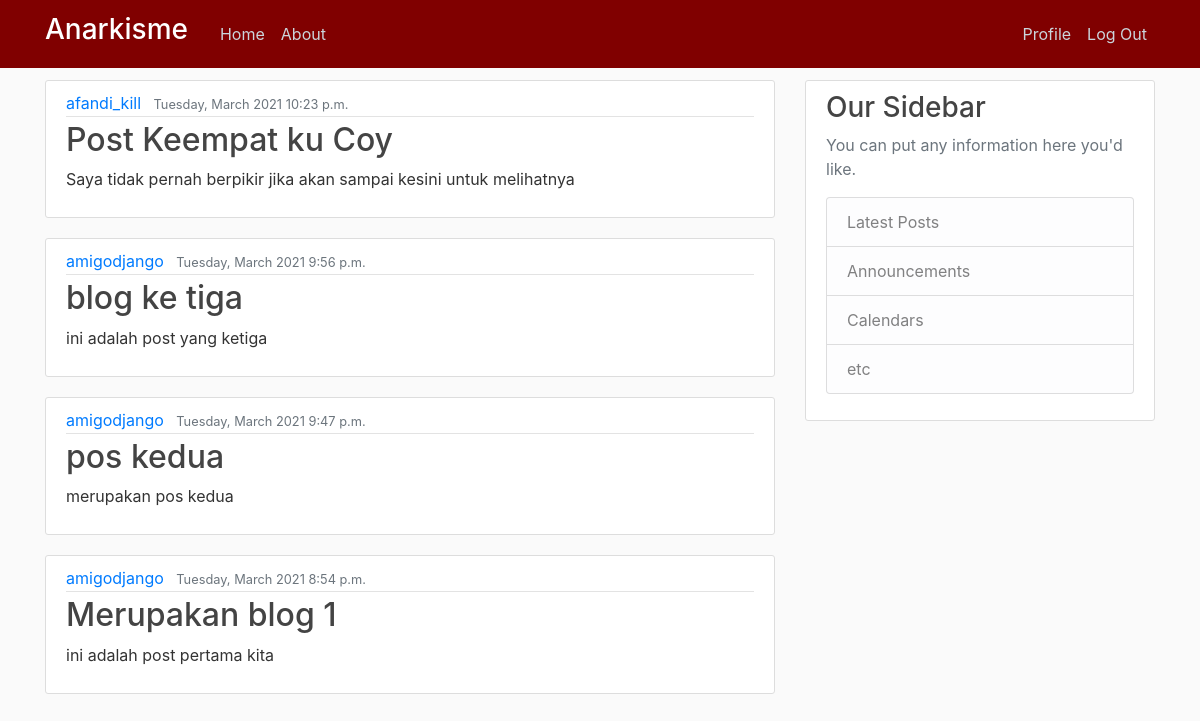
Screenshot of / (signed in) with the database file from the repository.
### blog/models.py (models this page shows, shortened)
class Post(models.Model):
	title = models.CharField(max_length=100)
	content = models.TextField()
	tanggal = models.DateTimeField(auto_now_add=timezone.now)
	author = models.ForeignKey(User, on_delete=models.CASCADE)

### blog/views.py (the view)
# urls.py: path('',views.home, name='blog-home'),
def home(request):
	konteks = {
		'kirim':Post.objects.all().order_by('-tanggal'),
		'title':'Home'
	}
	return render(request,'blog/home.html',konteks)

### blog/templates/blog/home.html
{% extends "blog/base.html" %}
{% block content %}
    {% for tampil in kirim %}
        <article class="media content-section">
          <div class="media-body">
            <div class="article-metadata">
              <a class="mr-2" href="#">{{tampil.author}}</a>
              <small class="text-muted">{{tampil.tanggal|date:'l, F Y g:i a'}}</small>
            </div>
            <h2><a class="article-title" href="#">{{tampil.title}}</a></h2>
            <p class="article-content">{{tampil.content}}</p>
          </div>
        </article>
    {% endfor %}
{% endblock content %}

### blog/static/blog/main.css (style rules this page uses)
body { background: #fafafa; color: #333333; margin-top: 5rem; }
h1, h2, h3, h4, h5, h6 { color: #444444; }
.content-section { background: #ffffff; padding: 10px 20px; border: 1px solid #dddddd; border-radius: 3px; margin-bottom: 20px; }
.article-title { color: #444444; }
.article-content { white-space: pre-line; }
.article-metadata { padding-bottom: 1px; margin-bottom: 4px; border-bottom: 1px solid #e3e3e3 }

### rows the page displays
Post: author "afandi_kill", tanggal "Tuesday, March 2021 10:23 p.m.", title "Post Keempat ku Coy", content "Saya tidak pernah berpikir jika akan sampai kesini untuk melihatnya"
Post: author "amigodjango", tanggal "Tuesday, March 2021 9:56 p.m.", title "blog ke tiga", content "ini adalah post yang ketiga"
Post: author "amigodjango", tanggal "Tuesday, March 2021 9:47 p.m.", title "pos kedua", content "merupakan pos kedua"
Post: author "amigodjango", tanggal "Tuesday, March 2021 8:54 p.m.", title "Merupakan blog 1", content "ini adalah post pertama kita"
